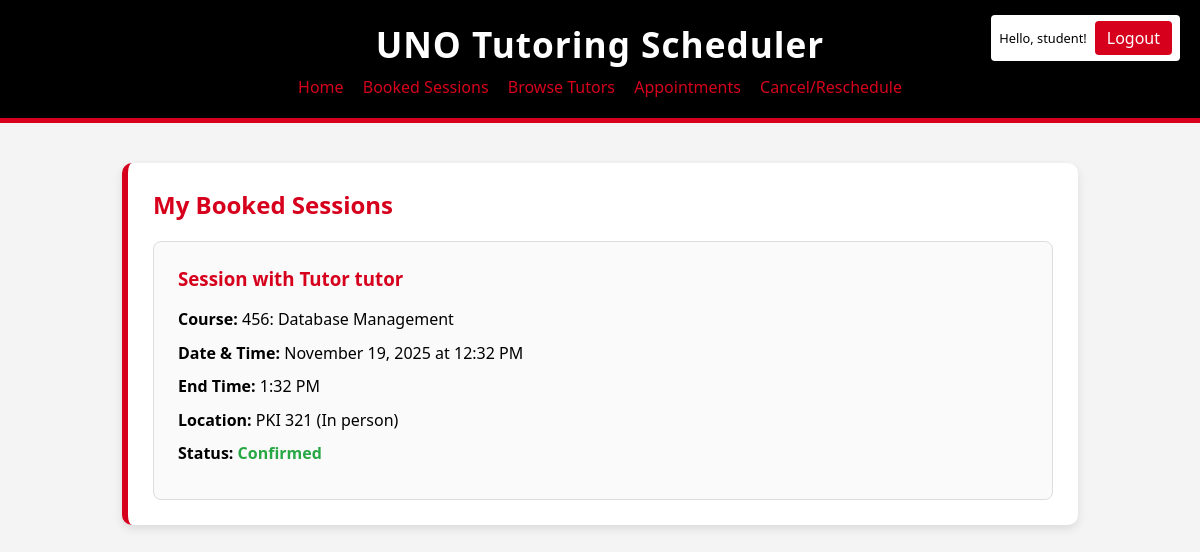
The app's page /booked-sessions/ (signed in) with its own data.
### scheduler/models.py (models this page shows, shortened)
class Booking(models.Model):
    booked_at = models.DateTimeField(auto_now_add=True)
    status = models.CharField(max_length=30)
    start_ts = models.DateTimeField()
    end_ts = models.DateTimeField()
    tutor = models.ForeignKey(Tutor, on_delete=models.CASCADE)
    students = models.ManyToManyField(Student, related_name='bookings')
    location = models.ForeignKey(Location, on_delete=models.CASCADE)
    course = models.ForeignKey(Course, on_delete=models.SET_NULL, null=True, blank=True)

class Tutor(models.Model):
    user = models.OneToOneField(User, on_delete=models.CASCADE) # Tutor must be a user
    bio = models.TextField()

class User(models.Model):
    first_name = models.CharField(max_length=80)
    last_name = models.CharField(max_length=80)
    email = models.CharField(max_length=100, unique=True)
    nuid = models.CharField(max_length=8, unique=True)  # Add NUID field
    password = models.CharField(max_length=128)  # Add password field
    role = models.CharField(max_length=10, choices=[('student', 'Student'), ('tutor', 'Tutor'), ('admin', 'Admin')]) # Case insensitive

class Course(models.Model):
    course_number = models.CharField(max_length=10)
    title = models.CharField(max_length=50)
    description = models.TextField()
    semester = models.CharField(max_length=20)
    students = models.ManyToManyField(Student, related_name='enrolled_courses')
    tutors = models.ManyToManyField(Tutor, related_name='taught_courses')

class Location(models.Model):
    location_name = models.CharField(max_length=120)
    modality = models.CharField(max_length=10)
    join_link = models.CharField(max_length=250, blank=True, null=True)

### scheduler/views.py (the view)
# urls.py: path('booked-sessions/', views.booked_sessions, name='booked_sessions'),
@login_required
@role_required('student')
def booked_sessions(request):
    try:
        student = Student.objects.get(user_id=request.session['user_id'])
        bookings = Booking.objects.filter(students=student).select_related('tutor__user', 'location', 'course').order_by('start_ts')
        context = {
            'bookings': bookings,
        }
    except Student.DoesNotExist:
        messages.error(request, 'Student profile not found. Please contact administrator.')
        context = {'bookings': []}
    return render(request, 'booked_sessions.html', context)

### templates/booked_sessions.html (shortened to what this page needs)
{% load static %}
<!DOCTYPE html>
<html lang="en">
<head>
  <link rel="stylesheet" href="{% static 'scheduler/style.css' %}">
</head>
<body>
  <header>
      <div class="auth-buttons">
      {% if request.session.user_id %}
        <span class="user-greeting">Hello, {{ request.session.user_name }}!</span>
        <a href="{% url 'logout' %}" class="login-btn">Logout</a>
      {% else %}
        <a href="{% url 'login' %}" class="login-btn">Login</a>
      {% endif %}
    </div>
    <h1>UNO Tutoring Scheduler</h1>
    <nav class="navbar">
      <a href="{% url 'home' %}" class="nav-link">Home</a>
      <a href="{% url 'booked_sessions' %}" class="nav-link">Booked Sessions</a>
      <a href="{% url 'tutor_list' %}" class="nav-link">Browse Tutors</a>
      <a href="{% url 'upcoming_appointments' %}" class="nav-link">Appointments</a>
      <a href="{% url 'cancel_reschedule' %}" class="nav-link">Cancel/Reschedule</a>
    </nav>
  </header>
  <main>
    <div class="card" style="max-width: 900px;">
      <h2>My Booked Sessions</h2>
      {% if bookings %}
        <div class="bookings-list">
          {% for booking in bookings %}
          <div class="booking-card">
            <h3>Session with {{ booking.tutor.user.first_name }} {{ booking.tutor.user.last_name }}</h3>
            <div class="booking-details">
              <p><strong>Course:</strong>
                {% if booking.course %}
                  {{ booking.course.course_number }}: {{ booking.course.title }}
                {% else %}
                  No course specified
                {% endif %}
              </p>
              <p><strong>Date & Time:</strong> {{ booking.start_ts|date:"F d, Y" }} at {{ booking.start_ts|date:"g:i A" }}</p>
              <p><strong>End Time:</strong> {{ booking.end_ts|date:"g:i A" }}</p>
              <p><strong>Location:</strong> {{ booking.location.location_name }} ({{ booking.location.modality }})</p>
              <p><strong>Status:</strong> <span class="status-{{ booking.status }}">{{ booking.status|title }}</span></p>
            </div>
          </div>
          {% endfor %}
        </div>
      {% else %}
        <p>You don't have any booked sessions yet. <a href="{% url 'tutor_list' %}">Browse tutors</a> to book a session.</p>
      {% endif %}
    </div>
  </main>
</body>
</html>

### scheduler/static/scheduler/style.css (style rules this page uses)
body { font-family: 'Segoe UI', Arial, sans-serif; background-color: #f4f4f4; color: #000000; margin: 0; padding: 0; }
header { background-color: #000000; color: #ffffff; padding: 20px 0; text-align: center; border-bottom: 5px solid #d6001c; position: relative; }
.auth-buttons { position: absolute; top: 15px; right: 20px; display: flex; align-items: center; gap: 8px; z-index: 10; background-color: #ffffff; padding: 6px 8px; border-radius: 4px; box-shadow: 0 1px 3px rgba(0, 0, 0, 0.10); }
.user-greeting { color: #000000; font-size: 0.8rem; }
.login-btn { background-color: #d6001c; color: #ffffff; padding: 6px 12px; border-radius: 4px; text-decoration: none; font-weight: 0.85rem; transition: background-color 0.2s ease; display: inline-block; box-shadow: none; }
h1 { font-size: 2.2rem; margin: 0; letter-spacing: 1px; position: relative; }
main { padding: 40px 20px; display: flex; justify-content: center; }
.card { background-color: #ffffff; border-left: 6px solid #d6001c; border-radius: 10px; box-shadow: 0 4px 10px rgba(0, 0, 0, 0.1); padding: 25px; max-width: 600px; width: 100%; }
.card h2 { color: #d6001c; margin-top: 0; }
a { color: #d6001c; text-decoration: none; }
.navbar { display: flex; justify-content: center; gap: 1.2rem; margin-top: 0.5rem; }
.bookings-list { display: flex; flex-direction: column; gap: 1.5rem; }
.booking-card { border: 1px solid #ddd; border-radius: 8px; padding: 1.5rem; background-color: #fafafa; }
.booking-card h3 { color: #d6001c; margin-top: 0; margin-bottom: 1rem; }
.booking-details p { margin: 0.5rem 0; line-height: 1.6; }
.status-confirmed { color: #28a745; font-weight: 600; }

### records on screen
Booking: tutor.user.first_name "Tutor", tutor.user.last_name "tutor", course.course_number "456", course "Database Management", start_ts "November 19, 2025", start_ts "12:32 PM", end_ts "1:32 PM", location.location_name "PKI 321", location.modality "In person", status "Confirmed"

### other values on screen
{{ request.session.user_name }} "student"
